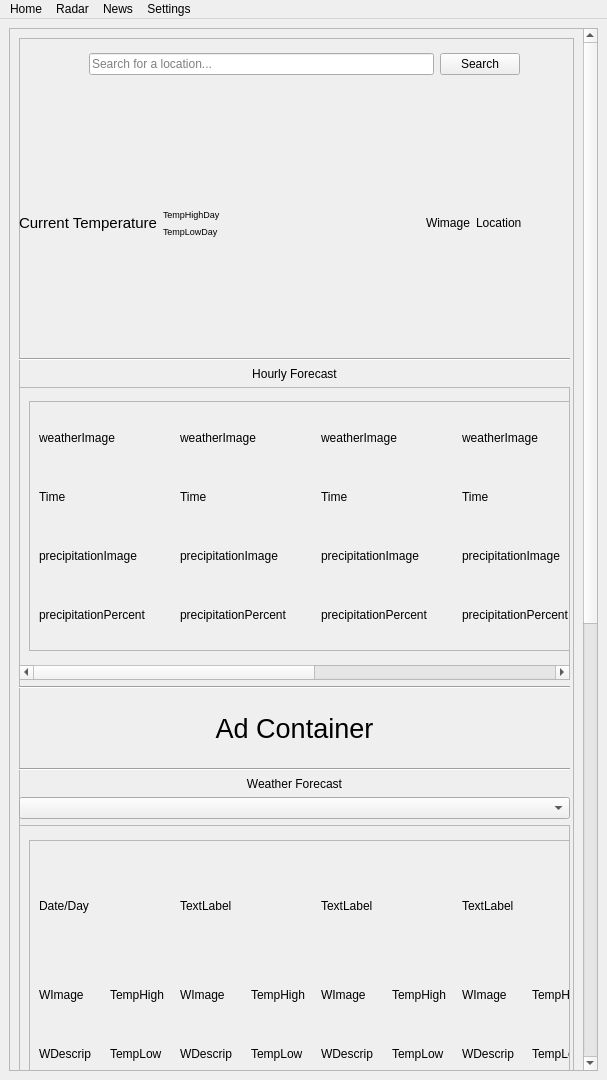
<?xml version="1.0" encoding="UTF-8"?>
<ui version="4.0">
 <class>MainWindow</class>
 <widget class="QMainWindow" name="MainWindow">
  <property name="geometry">
   <rect>
    <x>0</x>
    <y>0</y>
    <width>607</width>
    <height>1080</height>
   </rect>
  </property>
  <property name="minimumSize">
   <size>
    <width>607</width>
    <height>1080</height>
   </size>
  </property>
  <property name="maximumSize">
   <size>
    <width>607</width>
    <height>1080</height>
   </size>
  </property>
  <property name="windowTitle">
   <string>MainWindow</string>
  </property>
  <widget class="QWidget" name="centralwidget">
   <layout class="QVBoxLayout" name="verticalLayout">
    <item>
     <widget class="QScrollArea" name="scrollArea">
      <property name="styleSheet">
       <string notr="true"/>
      </property>
      <property name="verticalScrollBarPolicy">
       <enum>Qt::ScrollBarAsNeeded</enum>
      </property>
      <property name="horizontalScrollBarPolicy">
       <enum>Qt::ScrollBarAsNeeded</enum>
      </property>
      <property name="widgetResizable">
       <bool>true</bool>
      </property>
      <widget class="QWidget" name="scrollAreaWidgetContents_2">
       <property name="geometry">
        <rect>
         <x>0</x>
         <y>0</y>
         <width>581</width>
         <height>1824</height>
        </rect>
       </property>
       <layout class="QVBoxLayout" name="verticalLayout_2">
        <item>
         <widget class="QFrame" name="frame">
          <property name="minimumSize">
           <size>
            <width>0</width>
            <height>1800</height>
           </size>
          </property>
          <property name="styleSheet">
           <string notr="true"/>
          </property>
          <property name="frameShape">
           <enum>QFrame::StyledPanel</enum>
          </property>
          <property name="frameShadow">
           <enum>QFrame::Raised</enum>
          </property>
          <widget class="QWidget" name="gridLayoutWidget">
           <property name="geometry">
            <rect>
             <x>70</x>
             <y>10</y>
             <width>431</width>
             <height>33</height>
            </rect>
           </property>
           <layout class="QGridLayout" name="gridSearch">
            <item row="0" column="0">
             <widget class="QLineEdit" name="searchLineCurr">
              <property name="text">
               <string/>
              </property>
              <property name="placeholderText">
               <string>Search for a location...</string>
              </property>
             </widget>
            </item>
            <item row="0" column="1">
             <widget class="QPushButton" name="searchButtonCurr">
              <property name="text">
               <string>Search</string>
              </property>
             </widget>
            </item>
           </layout>
          </widget>
          <widget class="QWidget" name="gridLayoutWidget_3">
           <property name="geometry">
            <rect>
             <x>0</x>
             <y>60</y>
             <width>602</width>
             <height>251</height>
            </rect>
           </property>
           <layout class="QGridLayout" name="gridCurrent">
            <item row="0" column="0">
             <layout class="QGridLayout" name="gridLayout_2" columnstretch="0,0,0,0,10">
              <item row="0" column="0" rowspan="2">
               <widget class="QLabel" name="tempCurr">
                <property name="sizePolicy">
                 <sizepolicy hsizetype="Fixed" vsizetype="Fixed">
                  <horstretch>0</horstretch>
                  <verstretch>0</verstretch>
                 </sizepolicy>
                </property>
                <property name="font">
                 <font>
                  <pointsize>11</pointsize>
                 </font>
                </property>
                <property name="autoFillBackground">
                 <bool>false</bool>
                </property>
                <property name="text">
                 <string>Current Temperature</string>
                </property>
               </widget>
              </item>
              <item row="1" column="1">
               <widget class="QLabel" name="tempLowCurr">
                <property name="sizePolicy">
                 <sizepolicy hsizetype="Fixed" vsizetype="Fixed">
                  <horstretch>0</horstretch>
                  <verstretch>0</verstretch>
                 </sizepolicy>
                </property>
                <property name="font">
                 <font>
                  <pointsize>7</pointsize>
                 </font>
                </property>
                <property name="text">
                 <string>TempLowDay</string>
                </property>
               </widget>
              </item>
              <item row="0" column="1">
               <widget class="QLabel" name="tempHighCurr">
                <property name="sizePolicy">
                 <sizepolicy hsizetype="Fixed" vsizetype="Fixed">
                  <horstretch>0</horstretch>
                  <verstretch>0</verstretch>
                 </sizepolicy>
                </property>
                <property name="font">
                 <font>
                  <pointsize>7</pointsize>
                 </font>
                </property>
                <property name="text">
                 <string>TempHighDay</string>
                </property>
               </widget>
              </item>
              <item row="0" column="3" rowspan="2">
               <widget class="QLabel" name="imageCurr">
                <property name="text">
                 <string>Wimage</string>
                </property>
               </widget>
              </item>
              <item row="0" column="2" rowspan="2">
               <spacer name="horizontalSpacer">
                <property name="orientation">
                 <enum>Qt::Horizontal</enum>
                </property>
                <property name="sizeType">
                 <enum>QSizePolicy::Fixed</enum>
                </property>
                <property name="sizeHint" stdset="0">
                 <size>
                  <width>200</width>
                  <height>10</height>
                 </size>
                </property>
               </spacer>
              </item>
              <item row="0" column="4" rowspan="2">
               <widget class="QLabel" name="locationCurr">
                <property name="text">
                 <string>Location</string>
                </property>
               </widget>
              </item>
             </layout>
            </item>
           </layout>
          </widget>
          <widget class="QWidget" name="gridLayoutWidget_4">
           <property name="geometry">
            <rect>
             <x>0</x>
             <y>320</y>
             <width>551</width>
             <height>331</height>
            </rect>
           </property>
           <layout class="QGridLayout" name="gridHourly">
            <item row="0" column="0">
             <widget class="Line" name="line_2">
              <property name="orientation">
               <enum>Qt::Horizontal</enum>
              </property>
             </widget>
            </item>
            <item row="1" column="0">
             <widget class="QLabel" name="label_6">
              <property name="text">
               <string>Hourly Forecast</string>
              </property>
              <property name="alignment">
               <set>Qt::AlignCenter</set>
              </property>
             </widget>
            </item>
            <item row="3" column="0">
             <widget class="Line" name="line">
              <property name="orientation">
               <enum>Qt::Horizontal</enum>
              </property>
             </widget>
            </item>
            <item row="2" column="0">
             <widget class="QScrollArea" name="scrollArea_2">
              <property name="verticalScrollBarPolicy">
               <enum>Qt::ScrollBarAsNeeded</enum>
              </property>
              <property name="horizontalScrollBarPolicy">
               <enum>Qt::ScrollBarAsNeeded</enum>
              </property>
              <property name="widgetResizable">
               <bool>true</bool>
              </property>
              <widget class="QWidget" name="scrollAreaWidgetContents_3">
               <property name="geometry">
                <rect>
                 <x>0</x>
                 <y>0</y>
                 <width>1024</width>
                 <height>277</height>
                </rect>
               </property>
               <layout class="QVBoxLayout" name="verticalLayout_4">
                <item>
                 <widget class="QFrame" name="frame_2">
                  <property name="sizePolicy">
                   <sizepolicy hsizetype="Fixed" vsizetype="Fixed">
                    <horstretch>0</horstretch>
                    <verstretch>0</verstretch>
                   </sizepolicy>
                  </property>
                  <property name="minimumSize">
                   <size>
                    <width>1000</width>
                    <height>250</height>
                   </size>
                  </property>
                  <property name="maximumSize">
                   <size>
                    <width>1000</width>
                    <height>250</height>
                   </size>
                  </property>
                  <property name="styleSheet">
                   <string notr="true"/>
                  </property>
                  <property name="frameShape">
                   <enum>QFrame::StyledPanel</enum>
                  </property>
                  <property name="frameShadow">
                   <enum>QFrame::Raised</enum>
                  </property>
                  <layout class="QHBoxLayout" name="horizontalLayout_2">
                   <item>
                    <layout class="QGridLayout" name="gridLayout">
                     <item row="0" column="2">
                      <layout class="QVBoxLayout" name="verticalLayout_9">
                       <item>
                        <widget class="QLabel" name="label_20">
                         <property name="text">
                          <string>weatherImage</string>
                         </property>
                        </widget>
                       </item>
                       <item>
                        <widget class="QLabel" name="label_22">
                         <property name="text">
                          <string>Time</string>
                         </property>
                        </widget>
                       </item>
                       <item>
                        <widget class="QLabel" name="label_23">
                         <property name="text">
                          <string>precipitationImage</string>
                         </property>
                        </widget>
                       </item>
                       <item>
                        <widget class="QLabel" name="label_25">
                         <property name="text">
                          <string>precipitationPercent</string>
                         </property>
                        </widget>
                       </item>
                      </layout>
                     </item>
                     <item row="0" column="0">
                      <layout class="QVBoxLayout" name="verticalLayout_7">
                       <item>
                        <widget class="QLabel" name="label_12">
                         <property name="text">
                          <string>weatherImage</string>
                         </property>
                        </widget>
                       </item>
                       <item>
                        <widget class="QLabel" name="label_11">
                         <property name="text">
                          <string>Time</string>
                         </property>
                        </widget>
                       </item>
                       <item>
                        <widget class="QLabel" name="label_10">
                         <property name="text">
                          <string>precipitationImage</string>
                         </property>
                        </widget>
                       </item>
                       <item>
                        <widget class="QLabel" name="label_13">
                         <property name="text">
                          <string>precipitationPercent</string>
                         </property>
                        </widget>
                       </item>
                      </layout>
                     </item>
                     <item row="0" column="4">
                      <layout class="QVBoxLayout" name="verticalLayout_12">
                       <item>
                        <widget class="QLabel" name="label_28">
                         <property name="text">
                          <string>weatherImage</string>
                         </property>
                        </widget>
                       </item>
                       <item>
                        <widget class="QLabel" name="label_31">
                         <property name="text">
                          <string>Time</string>
                         </property>
                        </widget>
                       </item>
                       <item>
                        <widget class="QLabel" name="label_32">
                         <property name="text">
                          <string>precipitationImage</string>
                         </property>
                        </widget>
                       </item>
                       <item>
                        <widget class="QLabel" name="label_33">
                         <property name="text">
                          <string>precipitationPercent</string>
                         </property>
                        </widget>
                       </item>
                      </layout>
                     </item>
                     <item row="0" column="3">
                      <layout class="QVBoxLayout" name="verticalLayout_11">
                       <item>
                        <widget class="QLabel" name="label_15">
                         <property name="text">
                          <string>weatherImage</string>
                         </property>
                        </widget>
                       </item>
                       <item>
                        <widget class="QLabel" name="label_18">
                         <property name="text">
                          <string>Time</string>
                         </property>
                        </widget>
                       </item>
                       <item>
                        <widget class="QLabel" name="label_21">
                         <property name="text">
                          <string>precipitationImage</string>
                         </property>
                        </widget>
                       </item>
                       <item>
                        <widget class="QLabel" name="label_24">
                         <property name="text">
                          <string>precipitationPercent</string>
                         </property>
                        </widget>
                       </item>
                      </layout>
                     </item>
                     <item row="0" column="6">
                      <layout class="QVBoxLayout" name="verticalLayout_10">
                       <item>
                        <widget class="QLabel" name="label_26">
                         <property name="text">
                          <string>weatherImage</string>
                         </property>
                        </widget>
                       </item>
                       <item>
                        <widget class="QLabel" name="label_27">
                         <property name="text">
                          <string>Time</string>
                         </property>
                        </widget>
                       </item>
                       <item>
                        <widget class="QLabel" name="label_29">
                         <property name="text">
                          <string>precipitationImage</string>
                         </property>
                        </widget>
                       </item>
                       <item>
                        <widget class="QLabel" name="label_30">
                         <property name="text">
                          <string>precipitationPercent</string>
                         </property>
                        </widget>
                       </item>
                      </layout>
                     </item>
                     <item row="0" column="1">
                      <layout class="QVBoxLayout" name="verticalLayout_8">
                       <item>
                        <widget class="QLabel" name="label_14">
                         <property name="text">
                          <string>weatherImage</string>
                         </property>
                        </widget>
                       </item>
                       <item>
                        <widget class="QLabel" name="label_16">
                         <property name="text">
                          <string>Time</string>
                         </property>
                        </widget>
                       </item>
                       <item>
                        <widget class="QLabel" name="label_17">
                         <property name="text">
                          <string>precipitationImage</string>
                         </property>
                        </widget>
                       </item>
                       <item>
                        <widget class="QLabel" name="label_19">
                         <property name="text">
                          <string>precipitationPercent</string>
                         </property>
                        </widget>
                       </item>
                      </layout>
                     </item>
                     <item row="0" column="5">
                      <layout class="QVBoxLayout" name="verticalLayout_13">
                       <item>
                        <widget class="QLabel" name="label_34">
                         <property name="text">
                          <string>weatherImage</string>
                         </property>
                        </widget>
                       </item>
                       <item>
                        <widget class="QLabel" name="label_75">
                         <property name="text">
                          <string>Time</string>
                         </property>
                        </widget>
                       </item>
                       <item>
                        <widget class="QLabel" name="label_94">
                         <property name="text">
                          <string>precipitationImage</string>
                         </property>
                        </widget>
                       </item>
                       <item>
                        <widget class="QLabel" name="label_95">
                         <property name="text">
                          <string>precipitationPercent</string>
                         </property>
                        </widget>
                       </item>
                      </layout>
                     </item>
                    </layout>
                   </item>
                  </layout>
                 </widget>
                </item>
               </layout>
              </widget>
             </widget>
            </item>
           </layout>
          </widget>
          <widget class="QLabel" name="label_35">
           <property name="geometry">
            <rect>
             <x>0</x>
             <y>640</y>
             <width>551</width>
             <height>101</height>
            </rect>
           </property>
           <property name="font">
            <font>
             <pointsize>20</pointsize>
            </font>
           </property>
           <property name="text">
            <string>Ad Container</string>
           </property>
           <property name="alignment">
            <set>Qt::AlignCenter</set>
           </property>
          </widget>
          <widget class="QWidget" name="gridLayoutWidget_6">
           <property name="geometry">
            <rect>
             <x>0</x>
             <y>730</y>
             <width>551</width>
             <height>361</height>
            </rect>
           </property>
           <layout class="QGridLayout" name="gridMultipleDay">
            <item row="3" column="0">
             <widget class="QScrollArea" name="scrollArea_3">
              <property name="verticalScrollBarPolicy">
               <enum>Qt::ScrollBarAsNeeded</enum>
              </property>
              <property name="horizontalScrollBarPolicy">
               <enum>Qt::ScrollBarAsNeeded</enum>
              </property>
              <property name="widgetResizable">
               <bool>true</bool>
              </property>
              <widget class="QWidget" name="scrollAreaWidgetContents_4">
               <property name="geometry">
                <rect>
                 <x>0</x>
                 <y>0</y>
                 <width>1024</width>
                 <height>274</height>
                </rect>
               </property>
               <layout class="QVBoxLayout" name="verticalLayout_5">
                <item>
                 <widget class="QFrame" name="frame_3">
                  <property name="sizePolicy">
                   <sizepolicy hsizetype="Fixed" vsizetype="Fixed">
                    <horstretch>0</horstretch>
                    <verstretch>0</verstretch>
                   </sizepolicy>
                  </property>
                  <property name="minimumSize">
                   <size>
                    <width>1000</width>
                    <height>250</height>
                   </size>
                  </property>
                  <property name="maximumSize">
                   <size>
                    <width>1000</width>
                    <height>250</height>
                   </size>
                  </property>
                  <property name="styleSheet">
                   <string notr="true"/>
                  </property>
                  <property name="frameShape">
                   <enum>QFrame::StyledPanel</enum>
                  </property>
                  <property name="frameShadow">
                   <enum>QFrame::Raised</enum>
                  </property>
                  <layout class="QHBoxLayout" name="horizontalLayout_3">
                   <item>
                    <layout class="QGridLayout" name="gridLayout_5">
                     <item row="0" column="1">
                      <widget class="QLabel" name="label_61">
                       <property name="text">
                        <string>TextLabel</string>
                       </property>
                      </widget>
                     </item>
                     <item row="0" column="4">
                      <widget class="QLabel" name="label_40">
                       <property name="text">
                        <string>TextLabel</string>
                       </property>
                      </widget>
                     </item>
                     <item row="0" column="0">
                      <widget class="QLabel" name="label_53">
                       <property name="text">
                        <string>Date/Day</string>
                       </property>
                      </widget>
                     </item>
                     <item row="0" column="6">
                      <widget class="QLabel" name="label_45">
                       <property name="text">
                        <string>TextLabel</string>
                       </property>
                      </widget>
                     </item>
                     <item row="0" column="5">
                      <widget class="QLabel" name="label_60">
                       <property name="text">
                        <string>TextLabel</string>
                       </property>
                      </widget>
                     </item>
                     <item row="0" column="2">
                      <widget class="QLabel" name="label_46">
                       <property name="text">
                        <string>TextLabel</string>
                       </property>
                      </widget>
                     </item>
                     <item row="1" column="0">
                      <layout class="QGridLayout" name="gridLayout_6">
                       <item row="1" column="1">
                        <widget class="QLabel" name="label_38">
                         <property name="text">
                          <string>TempLow</string>
                         </property>
                        </widget>
                       </item>
                       <item row="1" column="0">
                        <widget class="QLabel" name="label_37">
                         <property name="text">
                          <string>WDescrip</string>
                         </property>
                        </widget>
                       </item>
                       <item row="0" column="0">
                        <widget class="QLabel" name="label_41">
                         <property name="text">
                          <string>WImage</string>
                         </property>
                        </widget>
                       </item>
                       <item row="0" column="1">
                        <widget class="QLabel" name="label_42">
                         <property name="text">
                          <string>TempHigh</string>
                         </property>
                        </widget>
                       </item>
                      </layout>
                     </item>
                     <item row="1" column="1">
                      <layout class="QGridLayout" name="gridLayout_7">
                       <item row="1" column="1">
                        <widget class="QLabel" name="label_43">
                         <property name="text">
                          <string>TempLow</string>
                         </property>
                        </widget>
                       </item>
                       <item row="1" column="0">
                        <widget class="QLabel" name="label_44">
                         <property name="text">
                          <string>WDescrip</string>
                         </property>
                        </widget>
                       </item>
                       <item row="0" column="0">
                        <widget class="QLabel" name="label_47">
                         <property name="text">
                          <string>WImage</string>
                         </property>
                        </widget>
                       </item>
                       <item row="0" column="1">
                        <widget class="QLabel" name="label_48">
                         <property name="text">
                          <string>TempHigh</string>
                         </property>
                        </widget>
                       </item>
                      </layout>
                     </item>
                     <item row="1" column="2">
                      <layout class="QGridLayout" name="gridLayout_8">
                       <item row="1" column="1">
                        <widget class="QLabel" name="label_49">
                         <property name="text">
                          <string>TempLow</string>
                         </property>
                        </widget>
                       </item>
                       <item row="1" column="0">
                        <widget class="QLabel" name="label_50">
                         <property name="text">
                          <string>WDescrip</string>
                         </property>
                        </widget>
                       </item>
                       <item row="0" column="0">
                        <widget class="QLabel" name="label_51">
                         <property name="text">
                          <string>WImage</string>
                         </property>
                        </widget>
                       </item>
                       <item row="0" column="1">
                        <widget class="QLabel" name="label_52">
                         <property name="text">
                          <string>TempHigh</string>
                         </property>
                        </widget>
                       </item>
                      </layout>
                     </item>
                     <item row="1" column="3">
                      <layout class="QGridLayout" name="gridLayout_9">
                       <item row="1" column="1">
                        <widget class="QLabel" name="label_54">
                         <property name="text">
                          <string>TempLow</string>
                         </property>
                        </widget>
                       </item>
                       <item row="1" column="0">
                        <widget class="QLabel" name="label_55">
                         <property name="text">
                          <string>WDescrip</string>
                         </property>
                        </widget>
                       </item>
                       <item row="0" column="0">
                        <widget class="QLabel" name="label_56">
                         <property name="text">
                          <string>WImage</string>
                         </property>
                        </widget>
                       </item>
                       <item row="0" column="1">
                        <widget class="QLabel" name="label_57">
                         <property name="text">
                          <string>TempHigh</string>
                         </property>
                        </widget>
                       </item>
                      </layout>
                     </item>
                     <item row="1" column="4">
                      <layout class="QGridLayout" name="gridLayout_10">
                       <item row="1" column="1">
                        <widget class="QLabel" name="label_58">
                         <property name="text">
                          <string>TempLow</string>
                         </property>
                        </widget>
                       </item>
                       <item row="1" column="0">
                        <widget class="QLabel" name="label_59">
                         <property name="text">
                          <string>WDescrip</string>
                         </property>
                        </widget>
                       </item>
                       <item row="0" column="0">
                        <widget class="QLabel" name="label_62">
                         <property name="text">
                          <string>WImage</string>
                         </property>
                        </widget>
                       </item>
                       <item row="0" column="1">
                        <widget class="QLabel" name="label_63">
                         <property name="text">
                          <string>TempHigh</string>
                         </property>
                        </widget>
                       </item>
                      </layout>
                     </item>
                     <item row="1" column="5">
                      <layout class="QGridLayout" name="gridLayout_11">
                       <item row="1" column="1">
                        <widget class="QLabel" name="label_64">
                         <property name="text">
                          <string>TempLow</string>
                         </property>
                        </widget>
                       </item>
                       <item row="1" column="0">
                        <widget class="QLabel" name="label_65">
                         <property name="text">
                          <string>WDescrip</string>
                         </property>
                        </widget>
                       </item>
                       <item row="0" column="0">
                        <widget class="QLabel" name="label_66">
                         <property name="text">
                          <string>WImage</string>
                         </property>
                        </widget>
                       </item>
                       <item row="0" column="1">
                        <widget class="QLabel" name="label_67">
                         <property name="text">
                          <string>TempHigh</string>
                         </property>
                        </widget>
                       </item>
                      </layout>
                     </item>
                     <item row="1" column="6">
                      <layout class="QGridLayout" name="gridLayout_12">
                       <item row="1" column="1">
                        <widget class="QLabel" name="label_68">
                         <property name="text">
                          <string>TempLow</string>
                         </property>
                        </widget>
                       </item>
                       <item row="1" column="0">
                        <widget class="QLabel" name="label_69">
                         <property name="text">
                          <string>WDescrip</string>
                         </property>
                        </widget>
                       </item>
                       <item row="0" column="0">
                        <widget class="QLabel" name="label_70">
                         <property name="text">
                          <string>WImage</string>
                         </property>
                        </widget>
                       </item>
                       <item row="0" column="1">
                        <widget class="QLabel" name="label_71">
                         <property name="text">
                          <string>TempHigh</string>
                         </property>
                        </widget>
                       </item>
                      </layout>
                     </item>
                     <item row="0" column="3">
                      <widget class="QLabel" name="label_39">
                       <property name="text">
                        <string>TextLabel</string>
                       </property>
                      </widget>
                     </item>
                    </layout>
                   </item>
                  </layout>
                 </widget>
                </item>
               </layout>
              </widget>
             </widget>
            </item>
            <item row="2" column="0">
             <widget class="QComboBox" name="comboBox">
              <property name="editable">
               <bool>false</bool>
              </property>
              <property name="currentText">
               <string/>
              </property>
              <property name="placeholderText">
               <string>Choose Days</string>
              </property>
             </widget>
            </item>
            <item row="1" column="0">
             <widget class="QLabel" name="label_36">
              <property name="text">
               <string>Weather Forecast</string>
              </property>
              <property name="alignment">
               <set>Qt::AlignCenter</set>
              </property>
             </widget>
            </item>
            <item row="0" column="0">
             <widget class="Line" name="line_3">
              <property name="orientation">
               <enum>Qt::Horizontal</enum>
              </property>
             </widget>
            </item>
            <item row="4" column="0">
             <widget class="Line" name="line_4">
              <property name="orientation">
               <enum>Qt::Horizontal</enum>
              </property>
             </widget>
            </item>
           </layout>
          </widget>
          <widget class="Line" name="line_5">
           <property name="geometry">
            <rect>
             <x>0</x>
             <y>1100</y>
             <width>551</width>
             <height>20</height>
            </rect>
           </property>
           <property name="orientation">
            <enum>Qt::Horizontal</enum>
           </property>
          </widget>
          <widget class="QWidget" name="gridLayoutWidget_14">
           <property name="geometry">
            <rect>
             <x>-1</x>
             <y>1119</y>
             <width>561</width>
             <height>431</height>
            </rect>
           </property>
           <layout class="QGridLayout" name="gridMetrics">
            <item row="1" column="0">
             <layout class="QGridLayout" name="gridLayout_15">
              <item row="1" column="0">
               <widget class="QLabel" name="label_80">
                <property name="text">
                 <string>Icon</string>
                </property>
               </widget>
              </item>
              <item row="1" column="1">
               <widget class="QLabel" name="label_81">
                <property name="text">
                 <string>Value</string>
                </property>
               </widget>
              </item>
              <item row="0" column="0" colspan="2">
               <widget class="QLabel" name="label_82">
                <property name="text">
                 <string>Metric Name</string>
                </property>
               </widget>
              </item>
             </layout>
            </item>
            <item row="1" column="2">
             <layout class="QGridLayout" name="gridLayout_16">
              <item row="1" column="0">
               <widget class="QLabel" name="label_83">
                <property name="text">
                 <string>Icon</string>
                </property>
               </widget>
              </item>
              <item row="1" column="1">
               <widget class="QLabel" name="label_84">
                <property name="text">
                 <string>Value</string>
                </property>
               </widget>
              </item>
              <item row="0" column="0" colspan="2">
               <widget class="QLabel" name="label_77">
                <property name="text">
                 <string>Metric Name</string>
                </property>
               </widget>
              </item>
             </layout>
            </item>
            <item row="0" column="2">
             <layout class="QGridLayout" name="gridLayout_17">
              <item row="1" column="0">
               <widget class="QLabel" name="label_85">
                <property name="text">
                 <string>Icon</string>
                </property>
               </widget>
              </item>
              <item row="1" column="1">
               <widget class="QLabel" name="label_86">
                <property name="text">
                 <string>Value</string>
                </property>
               </widget>
              </item>
              <item row="0" column="0" colspan="2">
               <widget class="QLabel" name="label_87">
                <property name="text">
                 <string>Metric Name</string>
                </property>
               </widget>
              </item>
             </layout>
            </item>
            <item row="0" column="0">
             <layout class="QGridLayout" name="gridLayout_14">
              <item row="1" column="0">
               <widget class="QLabel" name="label_78">
                <property name="text">
                 <string>Icon</string>
                </property>
               </widget>
              </item>
              <item row="1" column="1">
               <widget class="QLabel" name="label_79">
                <property name="text">
                 <string>Value</string>
                </property>
               </widget>
              </item>
              <item row="0" column="0" colspan="2">
               <widget class="QLabel" name="label_76">
                <property name="text">
                 <string>Metric Name</string>
                </property>
               </widget>
              </item>
             </layout>
            </item>
            <item row="1" column="1">
             <layout class="QGridLayout" name="gridLayout_18">
              <item row="1" column="0">
               <widget class="QLabel" name="label_88">
                <property name="text">
                 <string>Icon</string>
                </property>
               </widget>
              </item>
              <item row="1" column="1">
               <widget class="QLabel" name="label_89">
                <property name="text">
                 <string>Value</string>
                </property>
               </widget>
              </item>
              <item row="0" column="0" colspan="2">
               <widget class="QLabel" name="label_90">
                <property name="text">
                 <string>Metric Name</string>
                </property>
               </widget>
              </item>
             </layout>
            </item>
            <item row="0" column="1">
             <layout class="QGridLayout" name="gridLayout_19">
              <item row="1" column="0">
               <widget class="QLabel" name="label_91">
                <property name="text">
                 <string>Icon</string>
                </property>
               </widget>
              </item>
              <item row="1" column="1">
               <widget class="QLabel" name="label_92">
                <property name="text">
                 <string>Value</string>
                </property>
               </widget>
              </item>
              <item row="0" column="0" colspan="2">
               <widget class="QLabel" name="label_93">
                <property name="text">
                 <string>Metric Name</string>
                </property>
               </widget>
              </item>
             </layout>
            </item>
           </layout>
          </widget>
          <widget class="QWidget" name="gridLayoutWidget_21">
           <property name="geometry">
            <rect>
             <x>0</x>
             <y>1580</y>
             <width>121</width>
             <height>66</height>
            </rect>
           </property>
           <layout class="QVBoxLayout" name="verticalLayout_3">
            <item>
             <widget class="QLabel" name="label_73">
              <property name="text">
               <string>Sunrise/Sunset Icon</string>
              </property>
             </widget>
            </item>
            <item>
             <widget class="QLabel" name="label_74">
              <property name="text">
               <string>Sunrise Time</string>
              </property>
             </widget>
            </item>
            <item>
             <widget class="QLabel" name="label_72">
              <property name="text">
               <string>Sunset Time</string>
              </property>
             </widget>
            </item>
           </layout>
          </widget>
          <widget class="Line" name="line_6">
           <property name="geometry">
            <rect>
             <x>0</x>
             <y>1550</y>
             <width>551</width>
             <height>20</height>
            </rect>
           </property>
           <property name="orientation">
            <enum>Qt::Horizontal</enum>
           </property>
          </widget>
         </widget>
        </item>
       </layout>
      </widget>
     </widget>
    </item>
   </layout>
  </widget>
  <widget class="QMenuBar" name="menubar">
   <property name="geometry">
    <rect>
     <x>0</x>
     <y>0</y>
     <width>607</width>
     <height>24</height>
    </rect>
   </property>
   <widget class="QMenu" name="menuFile">
    <property name="title">
     <string>Home</string>
    </property>
   </widget>
   <widget class="QMenu" name="menuRadar">
    <property name="title">
     <string>Radar</string>
    </property>
   </widget>
   <widget class="QMenu" name="menuNews">
    <property name="title">
     <string>News</string>
    </property>
   </widget>
   <widget class="QMenu" name="menuSettings">
    <property name="title">
     <string>Settings</string>
    </property>
   </widget>
   <addaction name="menuFile"/>
   <addaction name="menuRadar"/>
   <addaction name="menuNews"/>
   <addaction name="menuSettings"/>
  </widget>
 </widget>
 <resources/>
 <connections/>
</ui>
